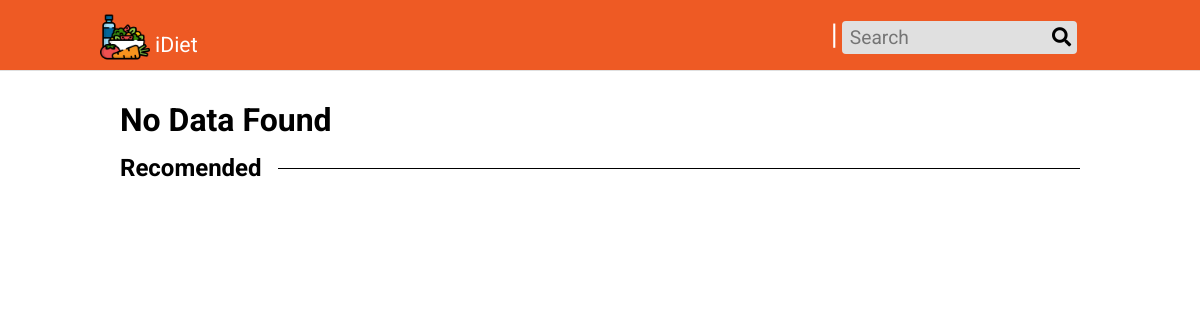
/details.php?d=intermittent-fasting, run on an earlier commit of the app's database.
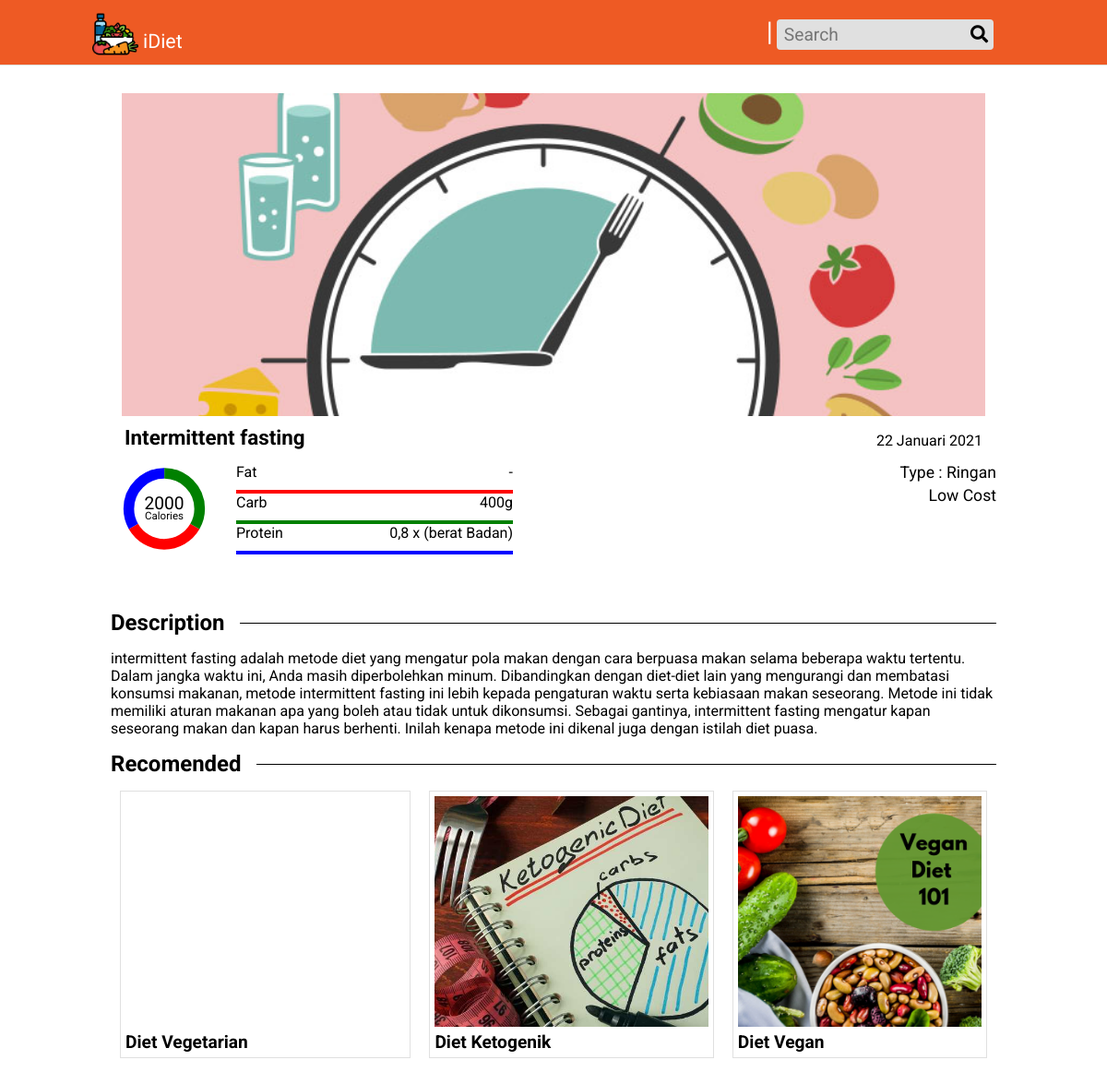
And on a later commit of the database.
### tables this page shows
CREATE TABLE `diet` (
  `id` int(11) NOT NULL,
  `name` varchar(255) DEFAULT NULL,
  `slug` varchar(255) DEFAULT NULL,
  `description` longtext DEFAULT 'NULL',
  `image` varchar(255) DEFAULT NULL,
  `type` varchar(255) DEFAULT NULL,
  `fat` varchar(255) DEFAULT NULL,
  `cost` enum('low','med','high') DEFAULT 'med',
  `calories` varchar(255) DEFAULT NULL,
  `carb` varchar(255) DEFAULT NULL,
  `protein` varchar(255) DEFAULT NULL,
  `dateupload` date DEFAULT NULL
);

### action/helper.php (called while the page is built, shortened)
<?php
function dateConverter($date)
{
  $month = ['', 'Januari', 'Februari', 'Maret', 'April', 'Mei', 'Juni', 'Juli', 'Agustus', 'September', 'Oktober', 'November', 'Desember'];
  $date = explode("-", $date);
  return $date[2] . " " . $month[(int)$date[1]] . " " . $date['0'];
}

### details.php (the view, shortened to what this page needs)
<?php
require('./partials/header.php');
require('./action/helper.php');
$slug = @$_GET['d'];
$data = $mysql->query("SELECT * FROM diet WHERE slug='$slug' LIMIT 1")->fetch_object();
$recomended = $mysql->query('SELECT image,slug,name FROM diet ORDER BY RAND() LIMIT 3;');
?>
<div class="content">
  <?php if (@$data->name != "") : ?>
    <div class="detail-img" style="background-image:url('./uploads/<?= $data->image ?>');"></div>
    <div class="detail-info">
      <div class="detail-header">
        <span class="detail-title"><?= $data->name ?></span>
        <span class="detail-date"><?= dateConverter($data->dateupload) ?></span>
      </div>
      <div class="detail-stats">
        <svg viewbox="0 0 10 10" style="width: 10%; height:auto; margin:0 30px 0 10px">
          <defs>
            <circle id="circle" cx="5" cy="5" r="4" stroke-width="1.2" fill="transparent" />
          </defs>
          <use xlink:href="#circle" stroke="red" stroke-dasharray="0,2.09,8.38,30" />
          <use xlink:href="#circle" stroke="blue" stroke-dasharray="0,10.47,8.38,30" />
          <use xlink:href="#circle" stroke="green" stroke-dasharray="2.09,16.75,6.3" />
          <text x="5" y="5" text-anchor="middle" font-size="2"><?= $data->calories ?></text>
          <text x="5" y="6.2" text-anchor="middle" font-size="1.2">Calories</text>
        </svg>
        <div class="detail-bars">
          <div class="bars" style="border-bottom: solid 4px red;">
            <span>Fat</span>
            <span><?= $data->fat ?></span>
          </div>
          <div class="bars" style="border-bottom: solid 4px green;">
            <span>Carb</span>
            <span><?= $data->carb ?></span>
          </div>
          <div class="bars" style="border-bottom: solid 4px blue;">
            <span>Protein</span>
            <span><?= $data->protein ?></span>
          </div>
        </div>
        <div class="detail-type">
          <p>Type : <?= $data->type ?></p>
          <p style="text-transform:capitalize;"><?= $data->cost ?> Cost</p>
        </div>
      </div>
      <h2>Description</h2>
      <?= $data->description ?>
    <?php else : ?>
      <h1>No Data Found</h1>
    <?php endif ?>
    <h2>Recomended</h2>
    <div class="recommended-content">
      <?php while ($row = $recomended->fetch_object()) : ?>
        <a href="./details.php?d=<?= $row->slug ?>" class="box">
          <div class="box-img" style="background-image:url('./uploads/<?= $row->image ?>')"></div>
          <div class="box-title"><?= $row->name ?></div>
        </a>
      <?php endwhile; ?>
    </div>
    </div>

What changed in the data, as far as the page shows it:
added diet: image (picture), name "Intermittent fasting", dateupload "22 Januari 2021", fat "-", carb "400g", protein "0,8 x (berat Badan)", type "Ringan", cost "Low", description "intermittent fasting adalah metode diet yang mengatur pola makan dengan cara berpuasa makan selama beberapa waktu tertentu. Dalam jangka waktu ini, Anda masih diperbolehkan minum. Dibandingkan dengan diet-diet lain yang mengurangi dan membatasi konsumsi makanan, metode intermittent fasting ini lebih kepada pengaturan waktu serta kebiasaan makan seseorang. Metode ini tidak memiliki aturan makanan apa yang boleh atau tidak untuk dikonsumsi. Sebagai gantinya, intermittent fasting mengatur kapan seseorang makan dan kapan harus berhenti. Inilah kenapa metode ini dikenal juga dengan istilah diet puasa."
added diet: name "Diet Vegetarian"
added diet: image (picture), name "Diet Ketogenik"
added diet: image (picture), name "Diet Vegan"
Also different on the page:
text no longer shown: "No Data Found"
text now shown: "Fat Carb Protein Type : Cost Description"
